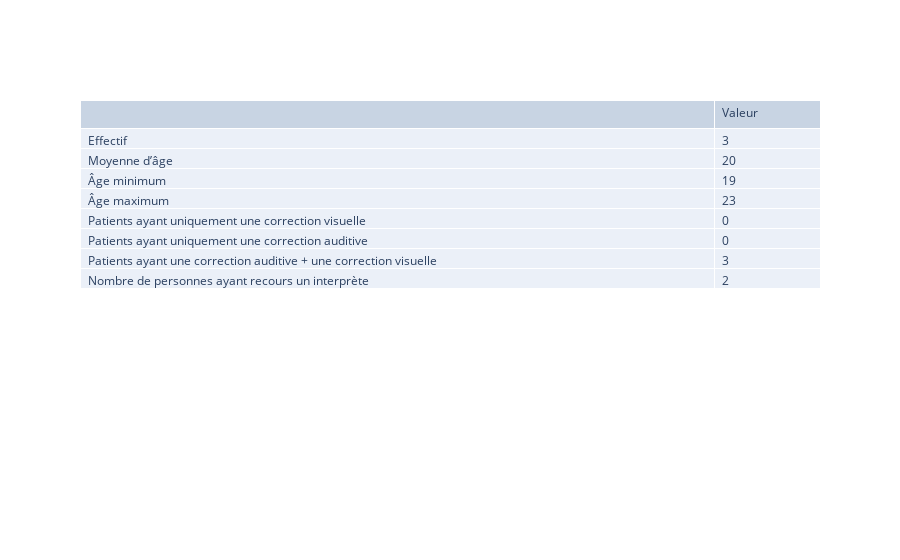
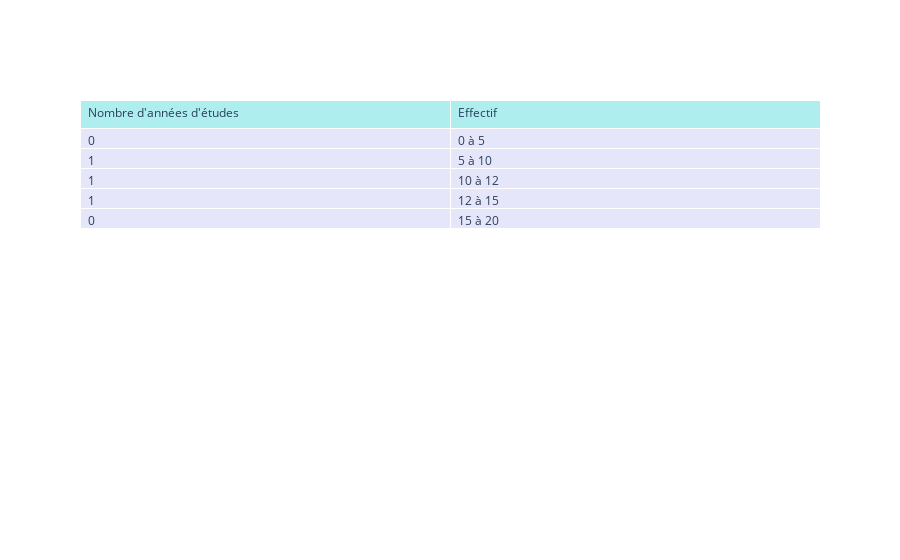
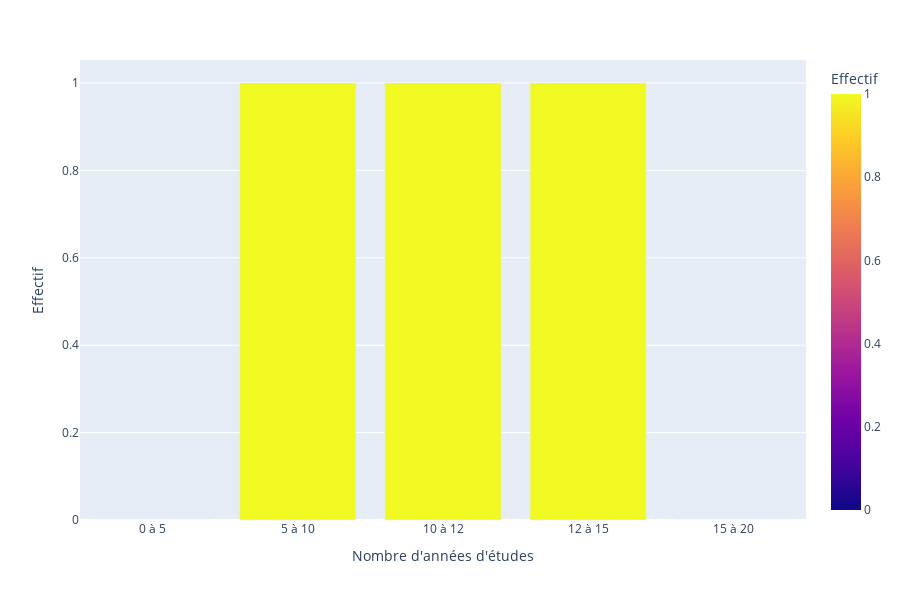
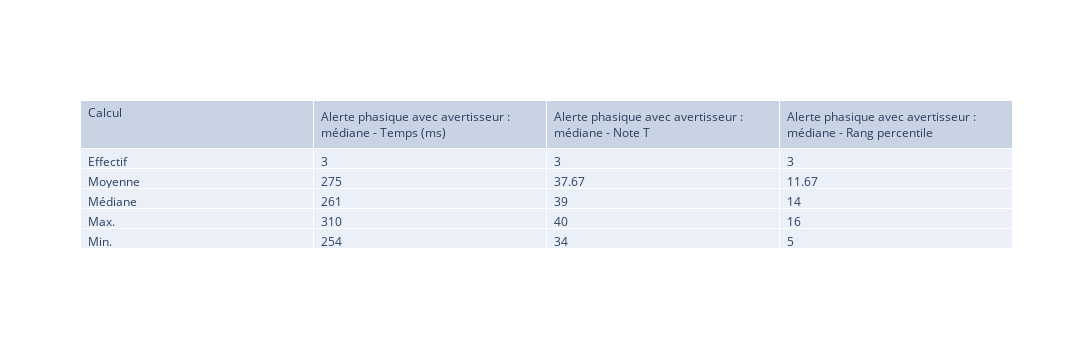

The code cell stored with these charts, in order, in its notebook:
### Code cell
display(HTML('<h4>1. Alerte phasique </h4>'))

df_pop = df[(df['TAP']=='Oui') & (df['Alerte phasique avec avertisseur : médiane - Temps (ms)'].notna())]
total = len(df_pop)
age_avg = round(df_pop["age"].mean())
age_min = df_pop["age"].min()
age_max = df_pop["age"].max()

#Patients ayant une aide auditive
df_coaud = df_pop[(df_pop["Prothèse auditive DROITE"]!="Aucune") | (df_pop["Prothèse auditive GAUCHE"]!="Aucune") | (df_pop["Implant cochléaire DROIT"]!="Aucun") | (df_pop["Implant cochléaire GAUCHE"]!="Aucun")]
#Patients ayant uniquement une aide auditive
df_coaud_u = df_coaud[df_coaud["Correction visuelle"]=="Aucune"]
coaud_u = len(df_coaud_u)

#Patients ayant une correction visuelle
df_covis = df_pop[df_pop["Correction visuelle"]!="Aucune"]
#Patients ayant uniquement une correction visuelle
df_covis_u = df_covis[((df_covis["Prothèse auditive DROITE"]=="Aucune") & (df_covis["Prothèse auditive GAUCHE"]=="Aucune") & (df_covis["Implant cochléaire DROIT"]=="Aucun") & (df_covis["Implant cochléaire GAUCHE"]=="Aucun"))]
covis_u = len(df_covis_u)

#Patients ayant une aide auditive + visuelle
df_coaud_covis = df_coaud[df_coaud["Correction visuelle"]!="Aucune"]
coaud_covis = len(df_coaud_covis)

intlsf = len(df_pop[df_pop["Interprète LSF"]=="Oui"])

columns= ['','Valeur']
myarr = [["Effectif",
            'Moyenne d’âge',
            'Âge minimum',
            'Âge maximum',
            'Patients ayant uniquement une correction visuelle',
            'Patients ayant uniquement une correction auditive',
            'Patients ayant une correction auditive + une correction visuelle',
            'Nombre de personnes ayant recours un interprète']]
for i in columns[1:]:
    myarr.append([total, age_avg, age_min, age_max, covis_u, coaud_u, coaud_covis, intlsf])

str_data =  go.Table(
                columnwidth = [30,5],
                header=dict(values=list(columns),
                align='left'),
                cells=dict(values= myarr,align='left'))
fig = go.Figure(data=str_data)
fig.show()

###
display(HTML("<p>Répartition du nombre d'années d'études :</p>"))
ranges = [0,5,10,12,15,20]

df_study = df_pop["Nombre d'années d'études"].copy()

df_study = df_study.groupby(pd.cut(df_pop["Nombre d'années d'études"], ranges, include_lowest=True)).count()
df_study = pd.DataFrame(df_study)
df_study = df_study.rename(columns={"Nombre d'années d'études":'Effectif'})
year_study = ["0 à 5", "5 à 10", "10 à 12", "12 à 15", "15 à 20"]
df_study["Nombre d'années d'études"] = year_study
df_study = df_study[["Nombre d'années d'études", "Effectif"]]
fig = go.Figure(data=[go.Table(
    header=dict(values=list(df_study.columns),
                fill_color='paleturquoise',
                align='left'),
    cells=dict(values=[df_study["Effectif"], df_study["Nombre d'années d'études"]],
               fill_color='lavender',
               align='left'))
])

fig.show()

fig = px.bar(df_study, x="Nombre d'années d'études", y="Effectif", color="Effectif")
fig.update_layout(showlegend=False)
fig.show()

myheight = 350
mywidth=1300
columns= ['Calcul', 'Alerte phasique avec avertisseur : médiane - Temps (ms)','Alerte phasique avec avertisseur : médiane - Note T','Alerte phasique avec avertisseur : médiane - Rang percentile']
myarr = [['Effectif', 'Moyenne', 'Médiane', 'Max.', 'Min.']]

for i in columns[1:]:
    effectif = len(df_pop[df_pop[i].notna()])
    avg = round(df_pop[i].mean(),2)
    median = round(df_pop[i].median(),2)
    max_val = df_pop[i].max()
    min_val = df_pop[i].min()
    myarr.append([effectif, avg, median, max_val, min_val])

test =  go.Table(header=dict(values=list(columns), align='left'), cells=dict(values= myarr,align='left'))

fig = go.Figure(data=test)
fig.update_layout(width=mywidth, height=myheight)
fig.show()

columns= ['Calcul','Alerte phasique avec avertisseur : médiane - Nb erreurs','Alerte phasique avec avertisseur - Nb omissions',
         'Alerte phasique sans avertisseur : médiane  - Temps (ms)',
         'Alerte phasique avec avertisseur : médiane - Temps (ms)']
myarr = [['Effectif', 'Moyenne', 'Médiane', 'Max.', 'Min.']]

for i in columns[1:]:
    effectif = len(df_pop[df_pop[i].notna()])
    avg = round(df_pop[i].mean(),2)
    median = round(df_pop[i].median(),2)
    max_val = df_pop[i].max()
    min_val = df_pop[i].min()
    myarr.append([effectif, avg, median, max_val, min_val])

test =  go.Table(header=dict(values=list(columns), align='left'), cells=dict(values= myarr,align='left'))

fig = go.Figure(data=test)
fig.update_layout(width=mywidth, height=myheight)
fig.show()
##
columns= ['Calcul',
          'Alerte phasique sans avertisseur : médiane  - Temps (ms)',
        'Alerte phasique sans avertisseur : médiane  -  Note T',
         'Alerte phasique sans avertisseur : médiane  -  Rang percentile']
myarr = [['Effectif', 'Moyenne', 'Médiane', 'Max.', 'Min.']]

for i in columns[1:]:
    effectif = len(df_pop[df_pop[i].notna()])
    avg = round(df_pop[i].mean(),2)
    median = round(df_pop[i].median(),2)
    max_val = df_pop[i].max()
    min_val = df_pop[i].min()
    myarr.append([effectif, avg, median, max_val, min_val])

test =  go.Table(header=dict(values=list(columns), align='left'), cells=dict(values= myarr,align='left'))

fig = go.Figure(data=test)
fig.update_layout(width=mywidth, height=myheight)
fig.show()
###
columns= ['Calcul','Alerte phasique sans avertisseur : médiane  - Nb erreurs',
         'Alerte phasique sans avertisseur : médiane  -  Nb omissions'
         ]
myarr = [['Effectif', 'Moyenne', 'Médiane', 'Max.', 'Min.']]

for i in columns[1:]:
    effectif = len(df_pop[df_pop[i].notna()])
    avg = round(df_pop[i].mean(),2)
    median = round(df_pop[i].median(),2)
    max_val = df_pop[i].max()
    min_val = df_pop[i].min()
    myarr.append([effectif, avg, median, max_val, min_val])

test =  go.Table(header=dict(values=list(columns), align='left'), cells=dict(values= myarr,align='left'))

fig = go.Figure(data=test)
fig.update_layout(width=mywidth, height=myheight)
fig.show()
####
columns= ['Calcul','Index - Temps (ms)','Index - Note T','Index - Rang percentile']
myarr = [['Effectif', 'Moyenne', 'Médiane', 'Max.', 'Min.']]

for i in columns[1:]:
    effectif = len(df_pop[df_pop[i].notna()])
    avg = round(df_pop[i].mean(),2)
    median = round(df_pop[i].median(),2)
    max_val = df_pop[i].max()
    min_val = df_pop[i].min()
    myarr.append([effectif, avg, median, max_val, min_val])

test =  go.Table(header=dict(values=list(columns), align='left'), cells=dict(values= myarr,align='left'))

fig = go.Figure(data=test)
fig.update_layout(width=mywidth, height=myheight)
fig.show()

### Figure 1 — Plotly figure (JSON) as saved in the notebook; plotly's stock layout.template omitted (floating-point values rounded to 4 significant figures)
{"data": [{"cells": {"align": "left", "values": [["Effectif", "Moyenne d’âge", "Âge minimum", "Âge maximum", "Patients ayant uniquement une correction visuelle", "Patients ayant uniquement une correction auditive", "Patients ayant une correction auditive + une correction visuelle", "Nombre de personnes ayant recours un interprète"], [3, 20, 19, 23, 0, 0, 3, 2]]}, "columnwidth": [30, 5], "header": {"align": "left", "values": ["", "Valeur"]}, "type": "table"}], "layout": {}}

### Figure 2 — Plotly figure (JSON) as saved in the notebook; plotly's stock layout.template omitted (floating-point values rounded to 4 significant figures)
{"data": [{"cells": {"align": "left", "fill": {"color": "lavender"}, "values": [[0, 1, 1, 1, 0], ["0 à 5", "5 à 10", "10 à 12", "12 à 15", "15 à 20"]]}, "header": {"align": "left", "fill": {"color": "paleturquoise"}, "values": ["Nombre d'années d'études", "Effectif"]}, "type": "table"}], "layout": {}}

### Figure 3 — Plotly figure (JSON) as saved in the notebook; plotly's stock layout.template omitted (floating-point values rounded to 4 significant figures)
{"data": [{"alignmentgroup": "True", "hoverlabel": {"namelength": 0}, "hovertemplate": "Nombre d'années d'études=%{x}<br>Effectif=%{marker.color}", "legendgroup": "", "marker": {"color": [0, 1, 1, 1, 0], "coloraxis": "coloraxis"}, "name": "", "offsetgroup": "", "orientation": "v", "showlegend": false, "textposition": "auto", "type": "bar", "x": ["0 à 5", "5 à 10", "10 à 12", "12 à 15", "15 à 20"], "xaxis": "x", "y": [0, 1, 1, 1, 0], "yaxis": "y"}], "layout": {"barmode": "relative", "coloraxis": {"colorbar": {"title": {"text": "Effectif"}}, "colorscale": [[0, "#0d0887"], [0.1111, "#46039f"], [0.2222, "#7201a8"], [0.3333, "#9c179e"], [0.4444, "#bd3786"], [0.5556, "#d8576b"], [0.6667, "#ed7953"], [0.7778, "#fb9f3a"], [0.8889, "#fdca26"], [1, "#f0f921"]]}, "height": 600, "legend": {"tracegroupgap": 0}, "margin": {"t": 60}, "showlegend": false, "xaxis": {"anchor": "y", "domain": [0, 1], "title": {"text": "Nombre d'années d'études"}}, "yaxis": {"anchor": "x", "domain": [0, 1], "title": {"text": "Effectif"}}}}

### Figure 4 — Plotly figure (JSON) as saved in the notebook; plotly's stock layout.template omitted (floating-point values rounded to 4 significant figures)
{"data": [{"cells": {"align": "left", "values": [["Effectif", "Moyenne", "Médiane", "Max.", "Min."], [3, 275, 261, 310, 254], [3, 37.67, 39, 40, 34], [3, 11.67, 14, 16, 5]]}, "header": {"align": "left", "values": ["Calcul", "Alerte phasique avec avertisseur : médiane - Temps (ms)", "Alerte phasique avec avertisseur : médiane - Note T", "Alerte phasique avec avertisseur : médiane - Rang percentile"]}, "type": "table"}], "layout": {"height": 350, "width": 1300}}
